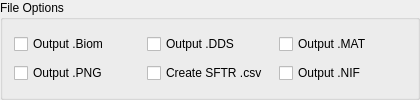
       <widget class="QGroupBox" name="file_options_group">
        <property name="sizePolicy">
         <sizepolicy hsizetype="Expanding" vsizetype="Preferred">
          <horstretch>0</horstretch>
          <verstretch>0</verstretch>
         </sizepolicy>
        </property>
        <property name="minimumSize">
         <size>
          <width>420</width>
          <height>80</height>
         </size>
        </property>
        <property name="title">
         <string>File Options</string>
        </property>
        <layout class="QGridLayout" name="gridLayout_5">
         <item row="3" column="0">
          <widget class="QCheckBox" name="keep_pngs_after_conversion">
           <property name="toolTip">
            <string>Keep the PNG files after DDS conversion?</string>
           </property>
           <property name="accessibleName">
            <string>Keep PNGs After Conversion</string>
           </property>
           <property name="text">
            <string>Output .PNG</string>
           </property>
          </widget>
         </item>
         <item row="0" column="0">
          <widget class="QCheckBox" name="output_biom_files">
           <property name="text">
            <string>Output .Biom</string>
           </property>
          </widget>
         </item>
         <item row="3" column="1">
          <widget class="QCheckBox" name="output_csv_files">
           <property name="text">
            <string>Create SFTR .csv</string>
           </property>
          </widget>
         </item>
         <item row="3" column="2">
          <widget class="QCheckBox" name="enable_output_log">
           <property name="text">
            <string>Output .NIF</string>
           </property>
          </widget>
         </item>
         <item row="0" column="1">
          <widget class="QCheckBox" name="output_dds_files">
           <property name="text">
            <string>Output .DDS</string>
           </property>
          </widget>
         </item>
         <item row="0" column="2">
          <widget class="QCheckBox" name="output_mat_files">
           <property name="text">
            <string>Output .MAT</string>
           </property>
          </widget>
         </item>
        </layout>
       </widget>
